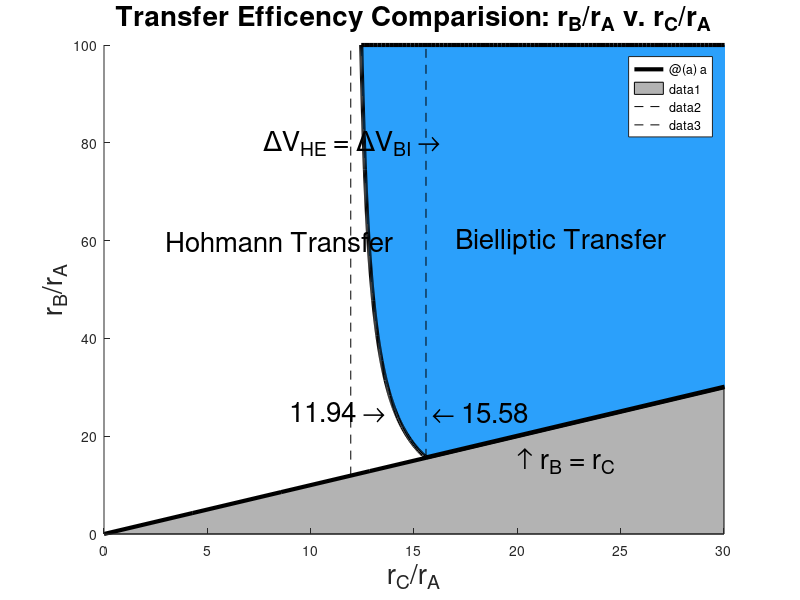

The MATLAB source for this figure:
%%% ----- Transfer Efficiency Graph 1 ----- %%%

clear; clc, close all

% Creates and formats the graph
figure();
hold on
xlim([0 30])
ylim([0 100])
xlabel("r_C/r_A",'FontSize',20)
ylabel("r_B/r_A",'FontSize',20)
title('Transfer Efficency Comparision: r_B/r_A v. r_C/r_A','FontSize',20)

% Creates bound for B > A in graph
bound = @(a) a;
fplot(bound,[0 30],'k','LineWidth',3)           % Plots line
fill([0 30 30],[0 0 30],'k','FaceAlpha',0.3)    % Fills in grey below the line

% Creates line defining where both transfers have the same deltaV
a = linspace(0,100,500);
b = linspace(1.01,100,500);
[A,B] = meshgrid(a,b);
Z = ((1./sqrt(A)) - (sqrt(2).*(1-A))./sqrt(A.*(1+A)) - 1)./(sqrt((2.*(A+B))./(A.*B)) - (1+sqrt(A))./sqrt(A) - sqrt(2./(B.*(1+B))).*(1-B)) - 1;
Z(B<=A) = NaN;                  % Removes values where b < a

contourf(A,B,Z,[-Inf 0 Inf],'k','LineWidth',3)  % Plots line where the deltaV's are equal and adds colors to each region
colormap([108 188 31; 43 160 251]/255);         % Defines more user-friendly colors

% Adds annotations to communicate what each region and line represents
text(3,60,'Hohmann Transfer','FontSize',20)
text(17,60,'Bielliptic Transfer','FontSize',20)
text(20,15,'\uparrow r_B = r_C','FontSize',20)
text(7.7,80,'ΔV_H_E = ΔV_B_I \rightarrow','FontSize',20)

% Adds lines to define ambigious region between hohmann and bielliptic
% deltaV's
line([11.94 11.94],[11.94 100],'Color','k','LineStyle','--')
line([15.58 15.58],[15.58 100],'Color','k','LineStyle','--')
text(9,25,'11.94 \rightarrow','FontSize',20)
text(15.88,25,'\leftarrow 15.58','FontSize',20)
